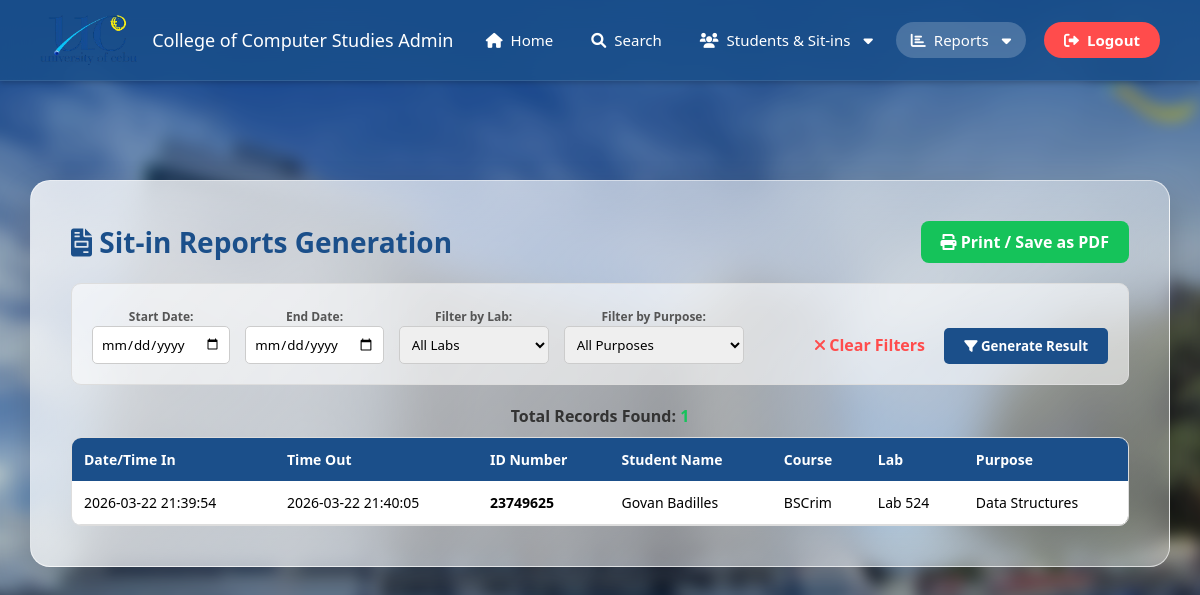
The app's page /reports (signed in), older data.
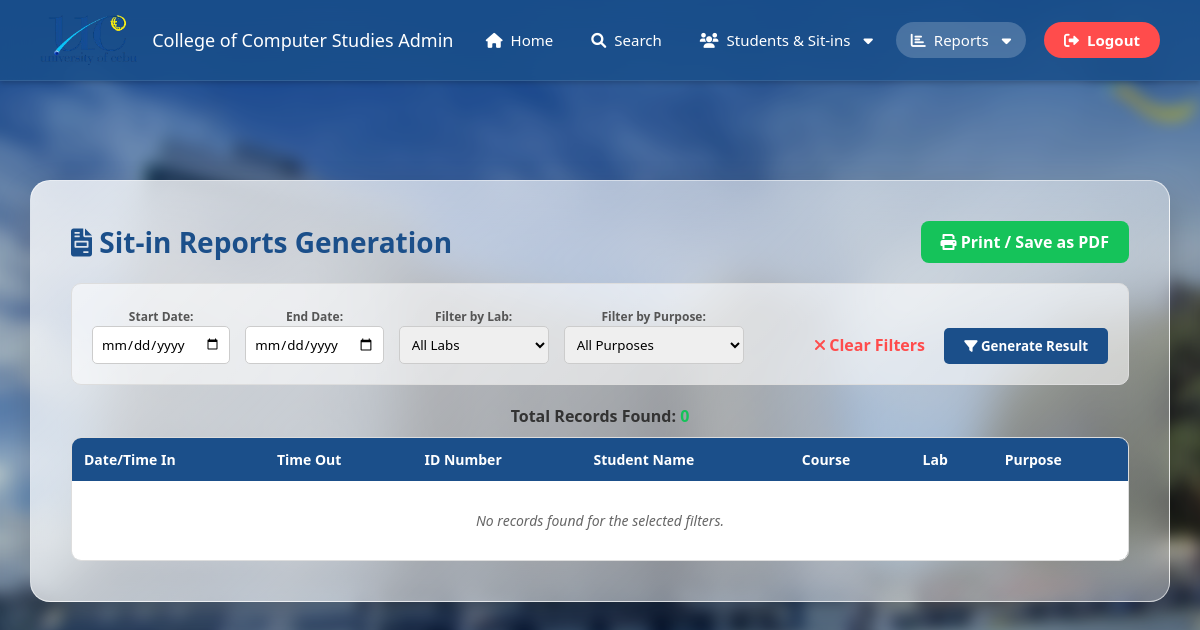
The same page, newer data.
### tables this page shows
CREATE TABLE sitin_records (
            id INTEGER PRIMARY KEY AUTOINCREMENT,
            id_number TEXT NOT NULL,
            purpose TEXT,
            lab TEXT,
            time_in DATETIME DEFAULT CURRENT_TIMESTAMP,
            time_out DATETIME,
            status TEXT DEFAULT 'Active',
            feedback TEXT DEFAULT ''

        );

CREATE TABLE users (
            id INTEGER PRIMARY KEY AUTOINCREMENT,
            id_number TEXT UNIQUE NOT NULL,
            lastname TEXT NOT NULL,
            firstname TEXT NOT NULL,
            middlename TEXT,
            course_level TEXT,
            password TEXT NOT NULL,
            email TEXT,
            course TEXT,
            address TEXT,
            role TEXT DEFAULT 'student',
            remaining_sessions INTEGER DEFAULT 30,
            profile_pic TEXT DEFAULT 'default_profile.png'
        );

### app.py (the view)
@app.route('/reports')
def reports():
    if 'user_id' not in session or session.get('role') != 'admin':
        return redirect(url_for('home'))
    conn = get_db_connection()
    cursor = conn.cursor()
    start_date = request.args.get('start_date', '')
    end_date = request.args.get('end_date', '')
    lab_filter = request.args.get('lab', '')
    purpose_filter = request.args.get('purpose', '')
    query = '''
        SELECT s.*, u.firstname, u.lastname, u.course
        FROM sitin_records s
        JOIN users u ON s.id_number = u.id_number
        WHERE 1=1
    '''
    params = []
    if start_date:
        query += " AND date(s.time_in) >= date(?)"
        params.append(start_date)
    if end_date:
        query += " AND date(s.time_in) <= date(?)"
        params.append(end_date)
    if lab_filter:
        query += " AND s.lab = ?"
        params.append(lab_filter)
    if purpose_filter:
        query += " AND s.purpose = ?"
        params.append(purpose_filter)
    query += " ORDER BY s.time_in DESC"
    records = cursor.execute(query, params).fetchall()
    labs = cursor.execute("SELECT DISTINCT lab FROM sitin_records WHERE lab IS NOT NULL").fetchall()
    purposes = cursor.execute("SELECT DISTINCT purpose FROM sitin_records WHERE purpose IS NOT NULL").fetchall()
    conn.close()
    return render_template('reports.html', records=records, labs=labs, purposes=purposes,
                           start_date=start_date, end_date=end_date, lab_filter=lab_filter, purpose_filter=purpose_filter)

### app.py (called while the page is built)
def get_db_connection():
    conn = sqlite3.connect('students.db')
    conn.row_factory = sqlite3.Row
    return conn

### templates/reports.html (shortened to what this page needs)
<!DOCTYPE html>
<html lang="en">
<head>
    <link rel="stylesheet" href="{{ url_for('static', filename='style.css') }}">
    <link rel="stylesheet" href="{{ url_for('static', filename='admin.css') }}">
    <link rel="stylesheet" href="https://cdnjs.cloudflare.com/ajax/libs/font-awesome/6.0.0/css/all.min.css">
</head>
<body class="admin-page">
    <nav class="navbar">
        <div class="logo">
            <img src="{{ url_for('static', filename='images/uclogonav.png') }}" alt="UC Logo">
            College of Computer Studies Admin
        </div>
        <div class="nav-links">
            <a href="/admin_dashboard"><i class="fas fa-home"></i> Home</a>
            <a href="#" id="openSearchBtn"><i class="fas fa-search"></i> Search</a>
            <div class="dropdown">
                <button class="dropbtn"><i class="fas fa-users"></i> Students & Sit-ins <i class="fas fa-caret-down" style="margin-left: 5px;"></i></button>
            </div>
            <div class="dropdown">
                <button class="dropbtn" style="background: rgba(255,255,255,0.2);"><i class="fas fa-chart-bar"></i> Reports <i class="fas fa-caret-down" style="margin-left: 5px;"></i></button>
            </div>
            <a href="/logout" class="logout-btn"><i class="fas fa-sign-out-alt"></i> Logout</a>
        </div>
    </nav>
    <div class="admin-container">
        <div class="admin-glass-card" style="width: 95%; max-width: 1400px; padding: 40px;">
            <div style="display: flex; justify-content: space-between; align-items: center; margin-bottom: 20px;">
                <h2 style="color: #1b4f8a; margin: 0;"><i class="fas fa-file-invoice"></i> Sit-in Reports Generation</h2>
                <button onclick="window.print()" class="btn-post btn-print" style="background: #15c35a; padding: 10px 20px; font-size: 16px;">
                    <i class="fas fa-print"></i> Print / Save as PDF
                </button>
            </div>
            <div class="filter-section" style="background: rgba(255,255,255,0.6); padding: 20px; border-radius: 10px; margin-bottom: 20px; border: 1px solid #ddd;">
                <form action="/reports" method="GET" style="display: flex; flex-wrap: wrap; gap: 15px; align-items: flex-end;">
                    <div>
                        <label style="font-size: 12px; font-weight: bold; color: #555;">Start Date:</label><br>
                        <input type="date" name="start_date" value="{{ start_date }}" style="padding: 8px; border-radius: 5px; border: 1px solid #ccc;">
                    </div>
                    <div>
                        <label style="font-size: 12px; font-weight: bold; color: #555;">End Date:</label><br>
                        <input type="date" name="end_date" value="{{ end_date }}" style="padding: 8px; border-radius: 5px; border: 1px solid #ccc;">
                    </div>
                    <div>
                        <label style="font-size: 12px; font-weight: bold; color: #555;">Filter by Lab:</label><br>
                        <select name="lab" style="padding: 8px; border-radius: 5px; border: 1px solid #ccc; width: 150px;">
                            <option value="">All Labs</option>
                        </select>
                    </div>
                    <div>
                        <label style="font-size: 12px; font-weight: bold; color: #555;">Filter by Purpose:</label><br>
                        <select name="purpose" style="padding: 8px; border-radius: 5px; border: 1px solid #ccc; width: 180px;">
                            <option value="">All Purposes</option>
                        </select>
                    </div>
                    <div style="flex-grow: 1; text-align: right;">
                        <a href="/reports" style="text-decoration: none; color: #ff4c4c; font-weight: bold; margin-right: 15px;"><i class="fas fa-times"></i> Clear Filters</a>
                        <button type="submit" style="background: #1b4f8a; color: white; border: none; padding: 9px 20px; border-radius: 5px; cursor: pointer; font-weight: bold;">
                            <i class="fas fa-filter"></i> Generate Result
                        </button>
                    </div>
                </form>
            </div>
            <p style="margin-bottom: 10px; font-weight: bold; color: #333;">Total Records Found: <span style="color: #15c35a;">{{ records|length }}</span></p>
            <div class="table-container" style="max-height: 500px; overflow-y: auto; overflow-x: auto; border-radius: 10px; border: 1px solid #ddd;">
                <table style="width: 100%; border-collapse: collapse; text-align: left; background: white; font-size: 14px;">
                    <thead style="background-color: #1b4f8a; color: white; position: sticky; top: 0; z-index: 1;">
                        <tr>
                            <th style="padding: 12px;">Date/Time In</th>
                            <th style="padding: 12px;">Time Out</th>
                            <th style="padding: 12px;">ID Number</th>
                            <th style="padding: 12px;">Student Name</th>
                            <th style="padding: 12px;">Course</th>
                            <th style="padding: 12px;">Lab</th>
                            <th style="padding: 12px;">Purpose</th>
                        </tr>
                    </thead>
                    <tbody>
                        {% for row in records %}
                        <tr style="border-bottom: 1px solid #ddd;">
                            <td style="padding: 12px;">{{ row['time_in'] }}</td>
                            <td style="padding: 12px;">{{ row['time_out'] if row['time_out'] else '---' }}</td>
                            <td style="padding: 12px; font-weight: bold;">{{ row['id_number'] }}</td>
                            <td style="padding: 12px;">{{ row['firstname'] }} {{ row['lastname'] }}</td>
                            <td style="padding: 12px;">{{ row['course'] }}</td>
                            <td style="padding: 12px;">{{ row['lab'] }}</td>
                            <td style="padding: 12px;">{{ row['purpose'] }}</td>
                        </tr>
                        {% else %}
                        <tr>
                            <td colspan="7" style="padding: 30px; text-align: center; color: #666; font-style: italic;">No records found for the selected filters.</td>
                        </tr>
                        {% endfor %}
                    </tbody>
                </table>
            </div>
        </div>
    </div>
</body>
</html>

### static/style.css (style rules this page uses)
* { box-sizing: border-box; margin: 0; padding: 0; font-family: 'Segoe UI', Tahoma, Geneva, Verdana, sans-serif; }
body { background-color: #EBEBEB; }
h2 { text-align: center; color: #333; margin-top: 10px; margin-bottom: 30px; font-size: 28px; font-weight: bold; }
a { text-decoration: none; transition: opacity 0.3s; }
.navbar { background-color: rgba(21, 76, 121, 0.95); padding: 15px 30px; display: flex; justify-content: space-between; align-items: center; color: white; box-shadow: 0 2px 5px rgba(0,0,0,0.2); position: fixed; top: 0; left: 0; width: 100% !important; z-index: 9999; }
body { padding-top: 80px; }
.logo { font-size: 18px; font-weight: 500; display: flex; align-items: center; gap: 15px; white-space: nowrap; }
.logo img { height: 50px; width: auto; }

### static/admin.css (style rules this page uses)
body.admin-page { margin: 0; display: flex; flex-direction: column; position: relative; font-family: sans-serif; }
body.admin-page::before { content: ""; position: fixed; top: -20px; left: -20px; right: -20px; bottom: -20px; background-image: url('/static/images/ucbackground.jpg'); background-size: cover; background-position: center; background-repeat: no-repeat; filter: blur(8px) brightness(0.8); z-index: -1; }
.admin-container { flex: 1; display: flex; justify-content: center; align-items: center; z-index: 1; margin-top: 100px; margin-bottom: 50px; }
.admin-glass-card { background: linear-gradient(135deg, rgba(255, 255, 255, 0.8), rgba(255, 255, 255, 0.3)); backdrop-filter: blur(20px); padding: 40px; width: 1100px; max-width: 90%; border-radius: 20px; box-shadow: 0 15px 35px rgba(0, 0, 0, 0.2); border: 1px solid rgba(255, 255, 255, 0.6); position: relative; text-align: center; }
.btn-post { padding: 12px; background: #15c35a; color: white; border: none; border-radius: 8px; font-weight: bold; cursor: pointer; transition: background 0.3s; }
.navbar { position: fixed; top: 0; left: 0; width: 100%; box-sizing: border-box; z-index: 9999; background: rgba(27, 79, 138, 0.85); backdrop-filter: blur(15px); border-bottom: 1px solid rgba(255, 255, 255, 0.1); display: flex; justify-content: space-between; align-items: center; padding: 15px 40px; }
.nav-links { display: flex; align-items: center; gap: 8px; }
.nav-links a, .dropbtn { color: #ffffff; text-decoration: none; font-size: 15px; font-weight: 500; padding: 8px 15px; border-radius: 20px; transition: all 0.3s ease; display: flex; align-items: center; gap: 8px; background: transparent; border: none; cursor: pointer; font-family: inherit; }
.dropdown { position: relative; display: inline-block; }
.nav-links .logout-btn { background-color: #ff4c4c; color: white; font-weight: bold; padding: 8px 20px; margin-left: 10px; }

Row changes from the older to the newer data that the page shows:
removed sitin_records: time_in "2026-03-22 21:39:54", time_out "2026-03-22 21:40:05", id_number "23749625", firstname "Govan", lastname "Badilles", course "BSCrim", lab "Lab 524", purpose "Data Structures"
Text that changed along with them:
{{ records|length }}: "1" → "0"
text now shown: "No records found for the selected filters."
